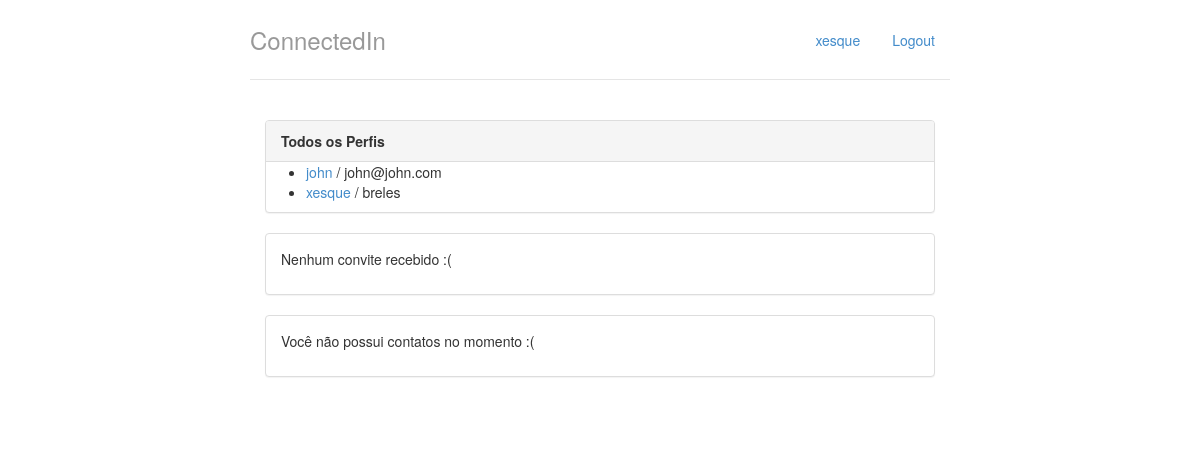
The app's page /, older data.
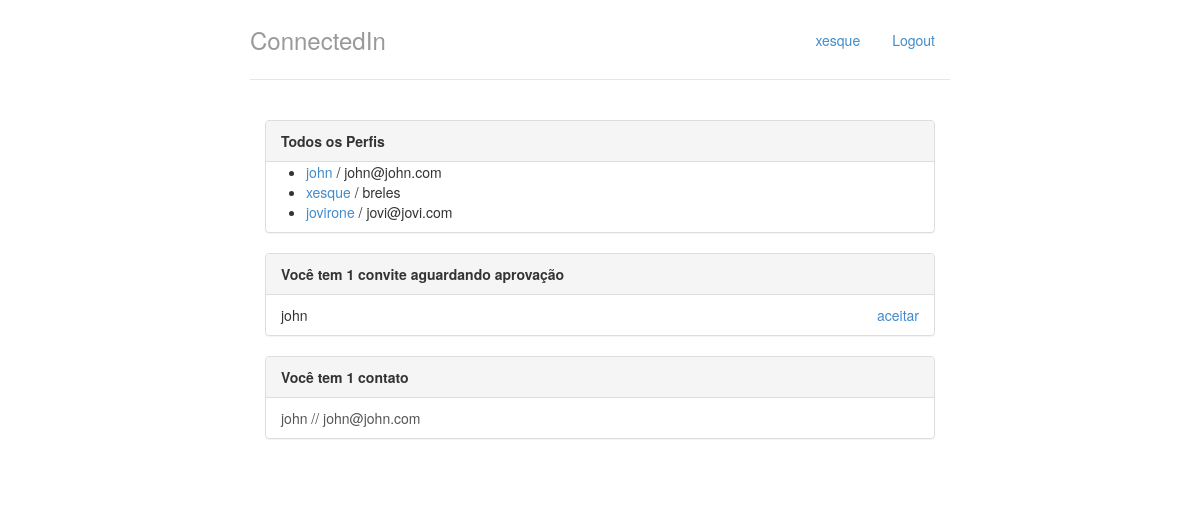
The same page, newer data.
### perfis/models.py (models this page shows, shortened)
class Perfil(models.Model):
    nome = models.CharField(max_length=255, null=False)
    email = models.CharField(max_length=255, null=False)
    telefone = models.CharField(max_length=15, null=False)
    nome_empresa = models.CharField(max_length=255, null=False)
    contatos = models.ManyToManyField('self')

class Convite(models.Model):
    solicitante = models.ForeignKey(Perfil, related_name='convites_feitos', on_delete=models.CASCADE)
    convidado = models.ForeignKey(Perfil, related_name='convites_recebidos', on_delete=models.CASCADE)

### perfis/views.py (the view)
# urls.py: path('', views.index, name='index'),
def index(request):
    return render(request, 'index.html', {'perfis': Perfil.objects.all(), 'perfil_logado': get_perfil_logado(request)})

### perfis/views.py (called while the page is built)
def get_perfil_logado(request):
    return Perfil.objects.get(id=2)

### perfis/templates/index.html
{% extends "base.html" %}
{% block body %}
<div class="col-lg-12">
    <div class="panel panel-default">
        <div class="panel-heading">
            <strong>Todos os Perfis</strong>
        </div>
        {% if perfis %}
        <ul>
            {% for perfil in perfis %}
                <li>
                    <a href="{% url 'exibir' perfil.id%}">{{ perfil.nome }}</a> / {{ perfil.email }}
                </li>
            {% endfor %}
        </ul>
        {% else %}
            <p>Nenhum Perfil encontrado</p>
        {% endif %}
    </div>
    <div class="panel panel-default">
        {% with total_de_convites=perfil_logado.convites_recebidos.count %}
            {% if total_de_convites %}
                <div class="panel-heading">
                    <strong>
                        Você tem {{ total_de_convites }}
                        convite{{ total_de_convites | pluralize }}
                        aguardando aprovação
                    </strong>
                </div>
                <ul class="list-group">
                    {% for convite in perfil_logado.convites_recebidos.all %}
                        <li class="list-group-item">
                            {{ convite.solicitante.nome }}
                            <a href="{% url 'aceitar' convite.id %}" class="pull-right">aceitar</a>
                        </li>
                    {% endfor %}
                </ul>
            {% else %}
                <div class="panel-body">
                    <p>Nenhum convite recebido :(</p>
                </div>
            {% endif %}
        {% endwith %}
    </div>
    <div class="panel panel-default">
        {% with total_de_contatos=perfil_logado.contatos.count %}
            {% if total_de_contatos %}
                <div class="panel-heading">
                    <strong>
                        Você tem {{total_de_contatos}}
                        contato{{ total_de_contatos|pluralize }}
                    </strong>
                </div>
                <ul class="list-group">
                    {% for contato in perfil_logado.contatos.all %}
                        <a href="{% url 'exibir' contato.id %}"
                        class="list-group-item">{{ contato.nome }} // {{ contato.email }}</a>
                    {% endfor %}
                </ul>
            {% else %}
                <div class="panel-body">
                    <p>Você não possui contatos no momento :(</p>
                </div>
            {% endif %}
        {% endwith %}
    </div>
</div>
{% endblock %}

### perfis/templates/base.html (shortened to what this page needs)
{% load staticfiles %}
<!DOCTYPE html>
<html lang="pt">
<head>
    <link href="{% static 'styles/bootstrap.css' %}"
          rel="stylesheet">
    <link href="{% static 'styles/main.css' %}"
          rel="stylesheet">
</head>
<body>
    <div class="container">
        <div class="header">
            <ul class="nav nav-pills pull-right">
                <li class=""><a href="{% url 'index' %}">{{ perfil_logado.nome }}</a></li>
                <li class=""><a href="/logout/">Logout</a></li>
            </ul>
            <h3 class="text-muted">ConnectedIn</h3>
        </div>
        <div class="row content">
            {% block body %}
            {% endblock %}
        </div>
    </div>
</body>
</html>

Row changes from the older to the newer data that the page shows:
now on one of the page's lists (row unchanged): Perfil: nome "john", email "john@john.com"
added Perfil: nome "jovirone", email "jovi@jovi.com", shown under "ConnectedIn"
added Convite: solicitante.nome "john"
Text that changed along with them:
{{ total_de_convites }}: (not shown) → "1"
{{ total_de_contatos }}: (not shown) → "1"
text no longer shown: "Nenhum convite recebido :( Você não possui contatos no momento :("
text now shown: "Você tem convite aguardando aprovação Você tem contato"
